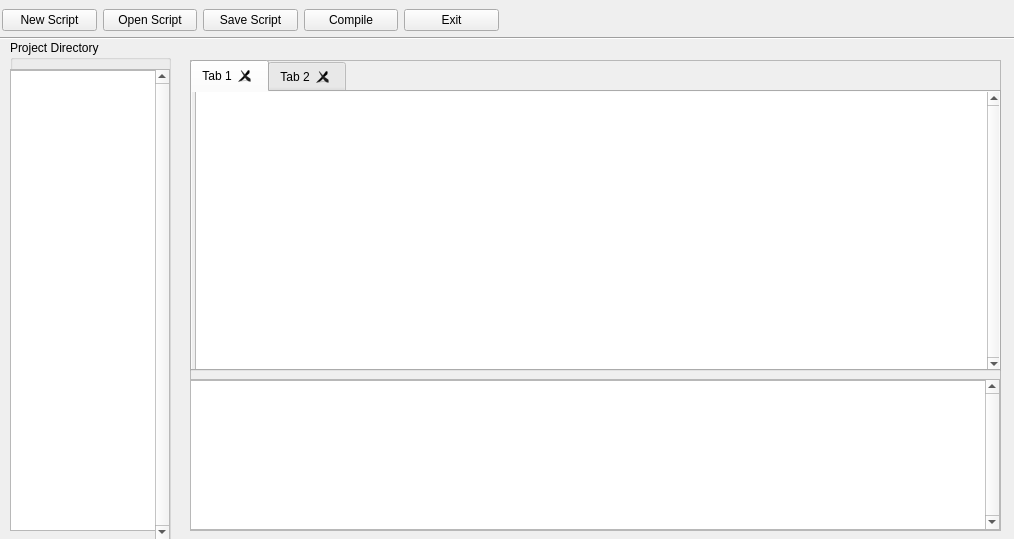
<?xml version="1.0" encoding="UTF-8"?>
<ui version="4.0">
 <class>ScriptEditor</class>
 <widget class="QWidget" name="ScriptEditor">
  <property name="geometry">
   <rect>
    <x>0</x>
    <y>0</y>
    <width>1014</width>
    <height>539</height>
   </rect>
  </property>
  <property name="windowTitle">
   <string>Script Editor</string>
  </property>
  <widget class="QGroupBox" name="groupBox">
   <property name="geometry">
    <rect>
     <x>10</x>
     <y>40</y>
     <width>161</width>
     <height>501</height>
    </rect>
   </property>
   <property name="title">
    <string>Project Directory</string>
   </property>
   <widget class="QScrollArea" name="scrollArea">
    <property name="geometry">
     <rect>
      <x>-1</x>
      <y>29</y>
      <width>161</width>
      <height>471</height>
     </rect>
    </property>
    <property name="verticalScrollBarPolicy">
     <enum>Qt::ScrollBarAlwaysOn</enum>
    </property>
    <property name="widgetResizable">
     <bool>true</bool>
    </property>
    <widget class="QWidget" name="scrollAreaWidgetContents">
     <property name="geometry">
      <rect>
       <x>0</x>
       <y>0</y>
       <width>148</width>
       <height>469</height>
      </rect>
     </property>
     <widget class="QListView" name="listView">
      <property name="geometry">
       <rect>
        <x>0</x>
        <y>0</y>
        <width>146</width>
        <height>461</height>
       </rect>
      </property>
     </widget>
    </widget>
   </widget>
  </widget>
  <widget class="Line" name="line">
   <property name="geometry">
    <rect>
     <x>0</x>
     <y>30</y>
     <width>1031</width>
     <height>16</height>
    </rect>
   </property>
   <property name="orientation">
    <enum>Qt::Horizontal</enum>
   </property>
  </widget>
  <widget class="QWidget" name="horizontalLayoutWidget">
   <property name="geometry">
    <rect>
     <x>0</x>
     <y>0</y>
     <width>501</width>
     <height>41</height>
    </rect>
   </property>
   <layout class="QHBoxLayout" name="horizontalLayout" stretch="0,0,0,0,0">
    <property name="leftMargin">
     <number>2</number>
    </property>
    <property name="topMargin">
     <number>2</number>
    </property>
    <property name="rightMargin">
     <number>2</number>
    </property>
    <property name="bottomMargin">
     <number>2</number>
    </property>
    <item>
     <widget class="QPushButton" name="pushButton_2">
      <property name="text">
       <string>New Script</string>
      </property>
     </widget>
    </item>
    <item>
     <widget class="QPushButton" name="pushButton">
      <property name="text">
       <string>Open Script</string>
      </property>
     </widget>
    </item>
    <item>
     <widget class="QPushButton" name="pushButton_3">
      <property name="text">
       <string>Save Script</string>
      </property>
     </widget>
    </item>
    <item>
     <widget class="QPushButton" name="pushButton_4">
      <property name="text">
       <string>Compile</string>
      </property>
     </widget>
    </item>
    <item>
     <widget class="QPushButton" name="pushButton_5">
      <property name="text">
       <string>Exit</string>
      </property>
     </widget>
    </item>
   </layout>
  </widget>
  <widget class="QFrame" name="frame">
   <property name="geometry">
    <rect>
     <x>190</x>
     <y>60</y>
     <width>811</width>
     <height>471</height>
    </rect>
   </property>
   <property name="frameShape">
    <enum>QFrame::StyledPanel</enum>
   </property>
   <property name="frameShadow">
    <enum>QFrame::Raised</enum>
   </property>
   <widget class="QTabWidget" name="tabWidget">
    <property name="geometry">
     <rect>
      <x>0</x>
      <y>0</y>
      <width>811</width>
      <height>311</height>
     </rect>
    </property>
    <property name="currentIndex">
     <number>0</number>
    </property>
    <property name="tabsClosable">
     <bool>true</bool>
    </property>
    <widget class="QWidget" name="tab">
     <attribute name="title">
      <string>Tab 1</string>
     </attribute>
     <widget class="QScrollArea" name="scrollArea_2">
      <property name="geometry">
       <rect>
        <x>-1</x>
        <y>-1</y>
        <width>811</width>
        <height>281</height>
       </rect>
      </property>
      <property name="verticalScrollBarPolicy">
       <enum>Qt::ScrollBarAlwaysOn</enum>
      </property>
      <property name="widgetResizable">
       <bool>true</bool>
      </property>
      <widget class="QWidget" name="scrollAreaWidgetContents_2">
       <property name="geometry">
        <rect>
         <x>0</x>
         <y>0</y>
         <width>798</width>
         <height>279</height>
        </rect>
       </property>
       <widget class="QTextEdit" name="textEdit">
        <property name="geometry">
         <rect>
          <x>3</x>
          <y>-6</y>
          <width>801</width>
          <height>301</height>
         </rect>
        </property>
       </widget>
      </widget>
     </widget>
    </widget>
    <widget class="QWidget" name="tab_2">
     <attribute name="title">
      <string>Tab 2</string>
     </attribute>
    </widget>
   </widget>
   <widget class="QScrollArea" name="scrollArea_3">
    <property name="geometry">
     <rect>
      <x>-1</x>
      <y>319</y>
      <width>811</width>
      <height>151</height>
     </rect>
    </property>
    <property name="verticalScrollBarPolicy">
     <enum>Qt::ScrollBarAlwaysOn</enum>
    </property>
    <property name="widgetResizable">
     <bool>true</bool>
    </property>
    <widget class="QWidget" name="scrollAreaWidgetContents_3">
     <property name="geometry">
      <rect>
       <x>0</x>
       <y>0</y>
       <width>798</width>
       <height>149</height>
      </rect>
     </property>
     <widget class="QListView" name="listView_2">
      <property name="geometry">
       <rect>
        <x>0</x>
        <y>0</y>
        <width>801</width>
        <height>151</height>
       </rect>
      </property>
     </widget>
    </widget>
   </widget>
  </widget>
 </widget>
 <resources/>
 <connections/>
</ui>
